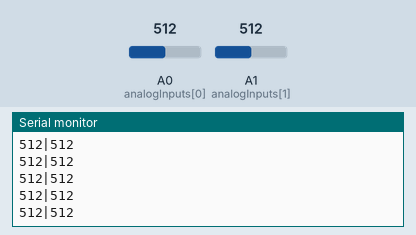
A sketch run on a simulated Arduino Uno, built with avr-gcc and run on an emulated ATmega328P. Shown: the last lines printed to the serial monitor. The test bench sets the inputs (shaded band); at power-on: A0 (analogInputs[0]) = 512, A1 (analogInputs[1]) = 512.

Above: at 1.2 s.
1.3 s: A0 (analogInputs[0]) set to 106
At 2.0 s:
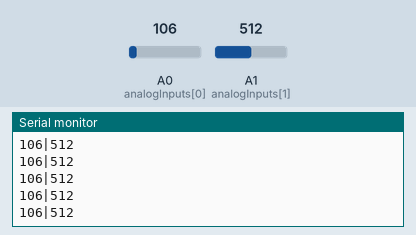
2.8 s: A0 (analogInputs[0]) set to 89
At 3.4 s:
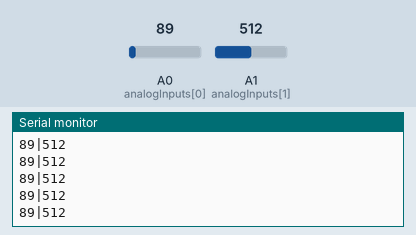
4.3 s: A0 (analogInputs[0]) set to 990
At 5.2 s:
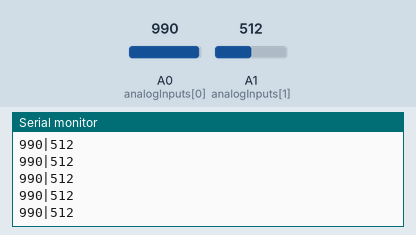
5.8 s: A0 (analogInputs[0]) set to 1012
At 6.4 s:
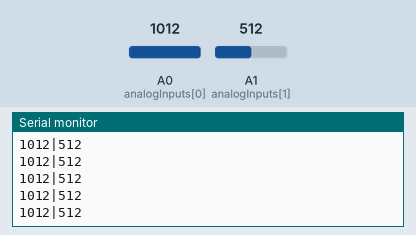
Timing chart, 0 to 8.8 s (numbered marks = the images above; inputs shaded):
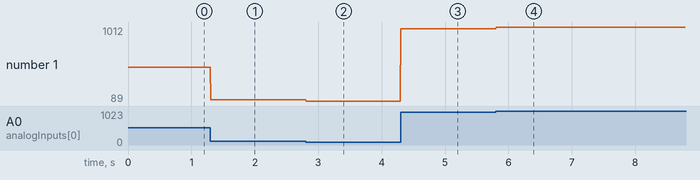

The sketch:

sliders.ino
```cpp
// const int NUM_SLIDERS = 1;
// const int analogInputs[NUM_SLIDERS] = {A0};

 const int NUM_SLIDERS = 2;
 const int analogInputs[NUM_SLIDERS] = {A0, A1};
 const int min_val = 20;
 const int mvc_apply[NUM_SLIDERS] = {1,1};

// const int NUM_SLIDERS = 2;
// const int analogInputs[NUM_SLIDERS] = {A0, A1};

// const int NUM_SLIDERS = 4;
// const int analogInputs[NUM_SLIDERS] = {A0, A1, A2, A3};


// const int NUM_SLIDERS = 12;
// const int analogInputs[NUM_SLIDERS] = {A0, A1, A2, A3, A4, A5, A6, A7, A8, A9, A10, A11};

int analogSliderValues[NUM_SLIDERS];

void setup() {
  for (int i = 0; i < NUM_SLIDERS; i++) {
    pinMode(analogInputs[i], INPUT);
  }

  Serial.begin(9600);
}

void loop() {
  updateSliderValues();
  sendSliderValues(); // Actually send data (all the time)
  //printSliderValues(); // For debug
  //delay(10); // wait 10 ms
    //delay(5);
  delay(10);
}

void updateSliderValues() {
  for (int i = 0; i < NUM_SLIDERS; i++) {
    analogSliderValues[i] = analogRead(analogInputs[i]);
  }
}

void sendSliderValues() {
  String builtString = String("");

  for (int i = 0; i < NUM_SLIDERS; i++) {
    if(analogSliderValues[i] < mvc_apply[i] * min_val){
      analogSliderValues[i] = mvc_apply[i] * min_val;
    }
    builtString += String((int)analogSliderValues[i]);

    if (i < NUM_SLIDERS - 1) {
      builtString += String("|");
    }


  }

  Serial.println(builtString);
}

void printSliderValues() {
  for (int i = 0; i < NUM_SLIDERS; i++) {
    String printedString = String("Slider #") + String(i + 1) + String(": ") + String(analogSliderValues[i]) + String(" mV");
    Serial.write(printedString.c_str());

    if (i < NUM_SLIDERS - 1) {
      Serial.write(" | ");
    } else {
      Serial.write("\n");
    }
  }
}
```

Measured:
- after the input at 1.3 s, the serial monitor: prints a new line at once (image 1)
- after the input at 2.8 s, the serial monitor: prints a new line at once (image 2)
- after the input at 4.3 s, the serial monitor: prints a new line at once (image 3)
- after the input at 5.8 s, the serial monitor: prints a new line at once (image 4)
- plotted number 1: 512 → 106 after the input at 1.3 s, 106 → 89 after the input at 2.8 s, 89 → 990 after the input at 4.3 s, 990 → 1012 after the input at 5.8 s
